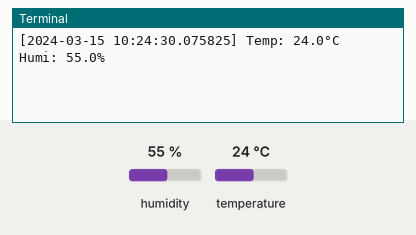
Bench run of a program on a simulated Raspberry Pi (BCM pin numbers). Parts: the last lines printed to the terminal. The inputs (shaded band) are chosen by the test bench; at power-on: humidity 55 %, temperature 24 °C. The clock reads 2024-03-15 10:24:30 at power-on unless the program sets it; files the program writes start out absent; library files of the repository ran but are not shown: dht11_reader.py.

Above: at 1.2 s.
1.3 s: humidity set to 22 %
At 5.7 s:
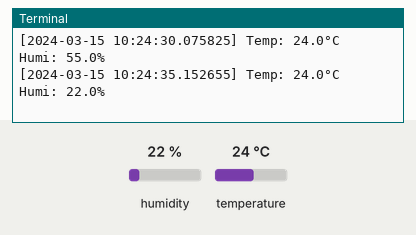
7.4 s: temperature set to 12 °C
At 11.1 s:
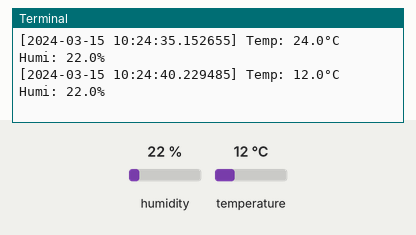
13.5 s: humidity set to 40 %
At 16.6 s:
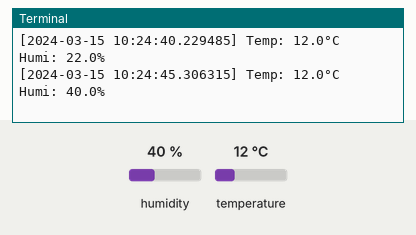
Timing chart, 0 to 18.1 s (numbered marks = the images above; inputs shaded):
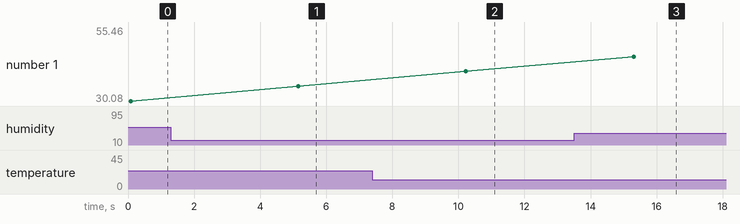

The program:

dht11_logger.py
```python
import time
import os
import sys
from dht11_reader import DHT11Reader

DATA_DIR = "/var/www/html/data"
TEMP_FILE = os.path.join(DATA_DIR, "temp.txt")
HUMI_FILE = os.path.join(DATA_DIR, "humi.txt")

def save_data(temperature, humidity):
    os.makedirs(DATA_DIR, exist_ok=True)
    with open(TEMP_FILE, "w") as tf:
        tf.write(str(temperature))
    with open(HUMI_FILE, "w") as hf:
        hf.write(str(humidity))

def main():
    reader = DHT11Reader(pin=4)
    while True:
        result = reader.read()
        if result:
            print(f"[{result['timestamp']}] Temp: {result['temperature']}°C  Humi: {result['humidity']}%")
            save_data(result['temperature'], result['humidity'])
        else:
            print("センサー読み取り失敗。")
        time.sleep(5)

if __name__ == "__main__":
    main()
```

Measured:
- after the input at 1.3 s, the terminal: prints a new line after 3.9 s (image 1)
- after the input at 7.4 s, the terminal: prints a new line after 2.8 s (image 2)
- after the input at 13.5 s, the terminal: prints a new line after 1.8 s (image 3)
